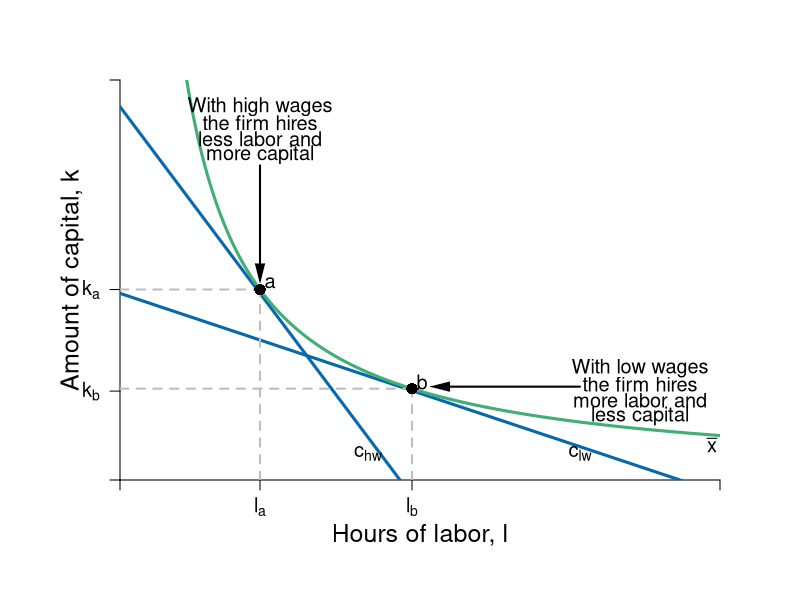

The R script that drew this image:
require(shape)
pdf(file = "bfh-textbook/firmmarketsupply/isocost_change.pdf", width = 9, height = 7)

#Set parameters for graphics
axislabelsize <- 1.5
labelsize <- 1.2
graphlinewidth <- 3
segmentlinewidth <- 2

COL <- c("#7fc97f", "#beaed4", "#fdc086", "#ffff99", "#386cb0", "#f0027f", "#bf5b17", "#666666")
COLA <- c("#99d8c9","#66c2a4","#41ae76", "#238b45", "#005824")
COLB <- c("#4eb3d3", "#2b8cbe", "#0868ac","#084081")

#Edited the margins to cater for the larger LHS labels
par(mar =  c(6, 6, 4, 4))

isocost <- function(l, c = 10, w = 1, r = 1) {
  c - (w/r)*l
}


isoquant <- function(l, alpha = 0.5, x = 5) {
  (x / l^alpha)^(1/(1 - alpha))
}


xlims <- c(0, 15)
ylims <- c(0, 15)

npts <- 501 
x <- seq(xlims[1], xlims[2], length.out = npts)
y <- seq(ylims[1], ylims[2], length.out = npts) 
a <- c(13, 16.75, 19.25)

plot(0, 0, xlim = xlims, ylim = ylims, type = "n",
     xlab = expression(paste("")),
     ylab = expression(paste("")), 
     xaxt = "n", 
     yaxt = "n", 
     cex.lab = axislabelsize, 
     bty = "n",
     xaxs="i", 
     yaxs="i")

# ticksy <- seq(from = ylims[1], to = ylims[2], by = 1)
# ylabels <- seq(from = ylims[1], to = ylims[2], by = 1)
# ticksx <- seq(from = xlims[1], to = xlims[2], by = 1)
# xlabels <- seq(from = xlims[1], to = xlims[2], by = 1)
ticksy <- c(0, isoquant(l = 3.5), isoquant(l = 7.5), ylims[2])
ylabels <- c(NA, expression(paste(k[a])), expression(paste(k[b])), NA)
ticksx <- c(0, 3.5, 7.3, xlims[2])
xlabels <- c(NA, expression(paste(l[a])),  expression(paste(l[b])), NA)




axis(1, at = ticksx, pos = 0, labels = xlabels, cex.axis = labelsize)
axis(2, at = ticksy, pos = 0, labels = ylabels, las = 1, cex.axis = labelsize)

npts <- 500 
xx1 <- seq(xlims[1], xlims[2], length.out = npts)

#lines(xx1, bcA(xx1, w = 10, p = 1.5), col = COLB[3], lwd = graphlinewidth)
lines(xx1, isocost(xx1, c = 7, w = 0.5, r = 1), col = COLB[3], lwd = graphlinewidth)
lines(xx1, isocost(xx1, c = 14, w = 2, r = 1), col = COLB[3], lwd = graphlinewidth)

#lines(xx1, isocost(xx1, c = 8, w = 1, r = 1), col = COLB[3], lwd = graphlinewidth)
#lines(xx1, isocost(xx1, c = 12, w = 1, r = 1), col = COLB[3], lwd = graphlinewidth)
lines(xx1, isoquant(xx1, x = 5, alpha = 0.5), col = COLA[3], lwd = graphlinewidth)


#Label the axes
mtext(expression(paste("Hours of labor, ", l)), side=1, line = 2.5, cex = axislabelsize)
text(-1.2, 0.5*ylims[2], expression(paste("Amount of capital, ", k)), xpd = TRUE, cex = axislabelsize, srt = 90) 

#Label the indifference curves
# text(13, 3, expression("isoquant"), cex = labelsize)
# text(13, 2.5, expression(paste(x == bar(x))), cex = labelsize)

#Label the price lines
text(6.2, 1, expression(paste(c[hw])), cex = labelsize)
#text(8, 1.3, expression(paste(p[x] == 1)))
text(11.5, 1, expression(paste(c[lw])), cex = labelsize)

#Label a
segments(3.5, 0, 3.5, isoquant(l = 3.5), lty = 2, col = "gray" , lwd = segmentlinewidth)
segments(0, isoquant(l = 3.5) , 3.5, isoquant(l = 3.5), lty = 2, col = "gray" , lwd = segmentlinewidth)
points(3.5, isoquant(l = 3.5), pch = 16, col = "black", cex = 1.5)
text(3.5 + 0.25, isoquant(l = 3.5) + 0.25, expression(paste(a)), cex = labelsize)

#Label b
segments(7.3, 0, 7.3, isoquant(7.3), lty = 2, col = "gray" , lwd = segmentlinewidth)
segments(0, isoquant(l = 7.3) , 7.3, isoquant(l = 7.3), lty = 2, col = "gray" , lwd = segmentlinewidth)
points(7.3, isoquant(l = 7.3), pch = 16, col = "black", cex = 1.5)
text(7.3 + 0.25, isoquant(l = 7.3) + 0.25, expression(paste(b)), cex = labelsize)

#Label i
# segments(0, 5, 5, 5, lty = 2, col = "gray" , lwd = segmentlinewidth)
# segments(5, 0, 5, 5, lty = 2, col = "gray" , lwd = segmentlinewidth)
# points(5, 5, pch = 16, col = "black", cex = 1.5)
# text(5.25, 5.25, expression(paste(i)), cex = labelsize)

#Add label for high wage point
text(3.5, 14, expression(paste("With high wages")), cex = labelsize)
text(3.5, 13.4, expression(paste("the firm hires")), cex = labelsize)
text(3.5, 12.8, expression(paste("less labor and")), cex = labelsize)
text(3.5, 12.2, expression(paste("more capital")), cex = labelsize)
Arrows(3.5, 11.8, 3.5, 7.75, col = "black", lty = 1, lwd = 2, arr.type = "triangle", arr.lwd = 0.5)

#Add label for low wage point
# text(7.3, 7, expression(paste("With low wages")), cex = labelsize)
# text(7.3, 6.4, expression(paste("the firm hires")), cex = labelsize)
# text(7.3, 5.8, expression(paste("more labor and")), cex = labelsize)
# text(7.3, 5.2, expression(paste("less capital")), cex = labelsize)
# Arrows(7.3, 4.8, 7.3, 4, col = "black", lty = 1, lwd = 2, arr.type = "triangle", arr.lwd = 0.5)

text(13, 4.2, expression(paste("With low wages")), cex = labelsize)
text(13, 3.6, expression(paste("the firm hires")), cex = labelsize)
text(13, 3, expression(paste("more labor and")), cex = labelsize)
text(13, 2.4, expression(paste("less capital")), cex = labelsize)
Arrows(11.5, 3.5, 8, 3.5, col = "black", lty = 1, lwd = 2, arr.type = "triangle", arr.lwd = 0.5)

text(14.8, 1.3, expression(paste(bar(x))), cex = labelsize)
#text(14.1, 1.3, expression("isoquant"), cex = labelsize)
#text(13, 2.65, expression(paste(x == bar(x))), cex = labelsize)


# text(5, 10.25, expression(paste(trs(l,k) == mrt(l,k))), cex = labelsize)
# text(5, 9.25, expression(paste(frac(mp[l], mp[k]) == frac(w,r))), cex = labelsize)
# Arrows(5, 8.5, 5, 5.5, col = "black", lty = 1, lwd = 2, arr.type = "triangle", arr.lwd = 0.5)


#text(9, 5.9, expression(paste(b)), cex = labelsize)
#text(10.5, 7.775, expression(paste(c)), cex = labelsize)

dev.off()
